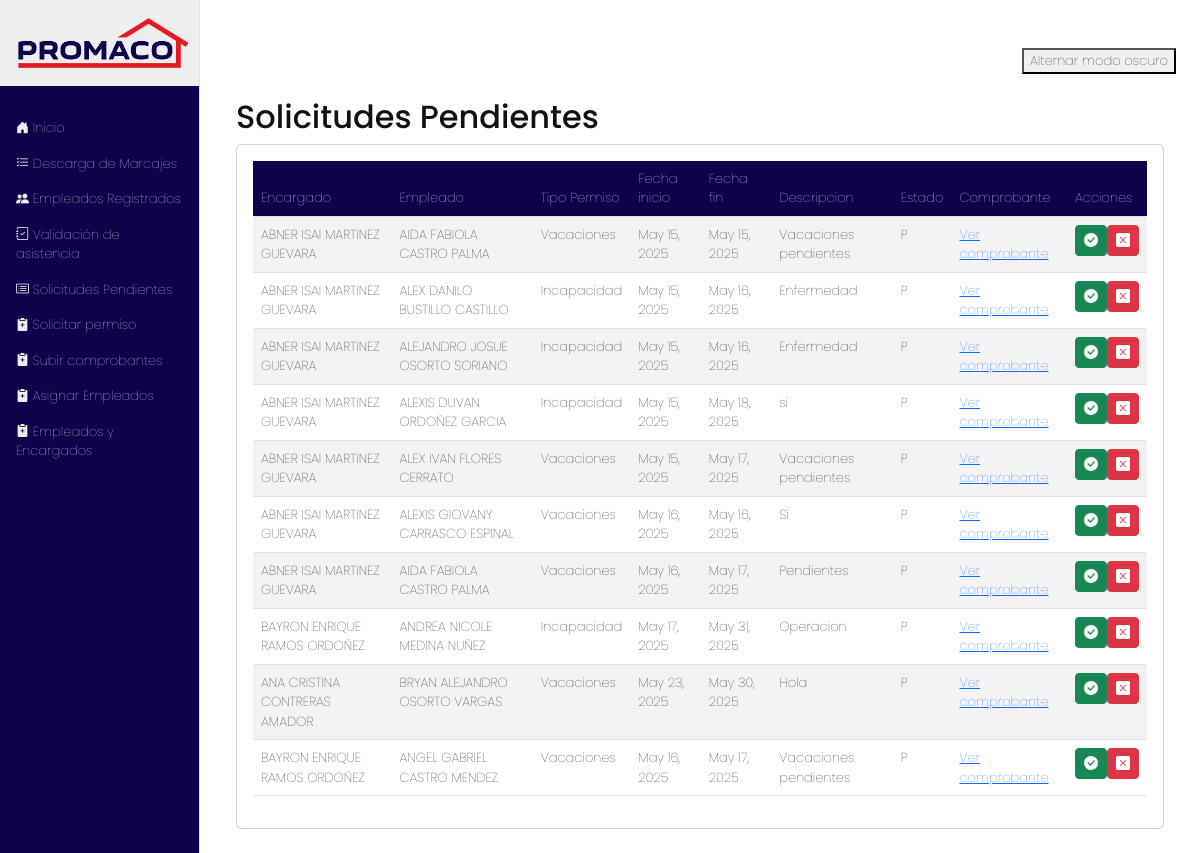
Screenshot of /marcaje/solicitud/ with the database file from the repository.
### marcaje/models.py (models this page shows, shortened)
class PermisoComprobante(models.Model):
    permiso = models.ForeignKey(Permisos, on_delete=models.CASCADE)
    comprobante = models.FileField()

class Permisos(models.Model):
    ESTADO_SOLICITUD = [
        ('P', 'Pendiente'),
        ('A', 'Aprobada'),
        ('R', 'Rechazada'),
    ]
    encargado = models.ForeignKey(Empleado, related_name="solicitudes_enviadas", on_delete=models.PROTECT)
    empleado = models.ForeignKey(Empleado, on_delete=models.CASCADE)
    tipo_permiso = models.ForeignKey(TipoPermisos, on_delete=models.PROTECT)
    fecha_inicio = models.DateField()
    fecha_final = models.DateField()
    fecha_solicitud = models.DateTimeField(auto_now=True)
    descripcion = models.CharField(max_length=300)
    tiene_comprobante = models.BooleanField(default=False)
    estado_solicitud = models.CharField(choices=ESTADO_SOLICITUD, default='P')

class Empleado(models.Model):
    id_externo = models.IntegerField(unique=True)
    codigo = models.CharField(max_length=20)
    nombre = models.CharField(max_length=100)
    departamento = models.CharField(max_length=100)
    sucursal = models.ForeignKey(Sucursal, on_delete=models.PROTECT)
    es_encargado = models.BooleanField(default=False)
    class Meta:
        verbose_name = "Empleado"
        verbose_name_plural = "Empleados"
        ordering = ['nombre']
    def __str__(self):
        return f"{self.nombre} "

class TipoPermisos(models.Model):
    tipo = models.CharField(max_length=100)

### marcaje/views.py (the view)
# urls.py: path('solicitud/', views.solicitud_rh),
def solicitud_rh(request):
    permiso = PermisoComprobante.objects.all()
    return render(request, 'solicitudes_rh.html', {'permiso': permiso},)

### marcaje/templates/solicitudes_rh.html (shortened to what this page needs)
{% extends 'base.html'%}
{% block content %}
{% load static %}
<link rel="stylesheet" href="{% static 'styles/menu.css' %}">
<div class="container mt5">
<h2>Solicitudes Pendientes</h2>
<div class="card">
    <div class="card-body">
        <div class="table-responsive">
            <table id="permisos-pendientes" class="table styled-table table-striped table-hover">
                <thead>
                    <th>Encargado</th>
                    <th>Empleado</th>
                    <th>Tipo Permiso</th>
                    <th>Fecha inicio</th>
                    <th>Fecha fin</th>
                    <th>Descripcion</th>
                    <th>Estado</th>
                    <th>Comprobante</th>
                    <th>Acciones</th>
                </thead>
                <tbody>
                    {%for p in permiso %}
                    <tr>
                        <td>{{p.permiso.encargado}}</td>
                        <td>{{p.permiso.empleado}}</td>
                        <td>{{p.permiso.tipo_permiso.tipo}}</td>
                        <td>{{p.permiso.fecha_inicio}}</td>
                        <td>{{p.permiso.fecha_final}}</td>
                        <td>{{p.permiso.descripcion}}</td>
                        <td>{{p.permiso.estado_solicitud}}</td>
                        <td>
                            {% if p.comprobante %}
                            <a href="{{p.comprobante.url}}" target="_blank">Ver comprobante</a>
                        </td>
                        {% endif %}
                        <td>
                            <div class="actions d-flex align-items-center">
                                <button class="btn btn-success btn-sm"><i class="bi bi-check-circle-fill"></i></button>
                            <button class="btn btn-danger btn-sm"><i class="bi bi-x-square-fill"></i></button>
                            </div>
                        </td>
                    </tr>
                    {% endfor %}
                </tbody>
            </table>
        </div>
    </div>
</div>
</div>
{%endblock%}

### static/styles/menu.css (style rules this page uses)
* { font-family: "Poppins", serif; font-weight: 100; font-style: normal; }
body { font-size: 13px; }
.table th { background: #0F034E !important; color: #fff !important; position: sticky !important; }
.table thead { position: sticky !important; top: 0; }

### templates/base.html (style rules this page uses)
body { background: #fff; color: #111; transition: background 0.3s, color 0.3s; }

### rows the page displays
PermisoComprobante: permiso.encargado "ABNER ISAI MARTINEZ GUEVARA", permiso.empleado "AIDA FABIOLA CASTRO PALMA", permiso.tipo_permiso.tipo "Vacaciones", permiso.fecha_inicio "May 15, 2025", permiso.fecha_final "May 15, 2025", permiso.descripcion "Vacaciones pendientes", permiso.estado_solicitud "P"
PermisoComprobante: permiso.encargado "ABNER ISAI MARTINEZ GUEVARA", permiso.empleado "ALEX DANILO BUSTILLO CASTILLO", permiso.tipo_permiso.tipo "Incapacidad", permiso.fecha_inicio "May 15, 2025", permiso.fecha_final "May 16, 2025", permiso.descripcion "Enfermedad", permiso.estado_solicitud "P"
PermisoComprobante: permiso.encargado "ABNER ISAI MARTINEZ GUEVARA", permiso.empleado "ALEJANDRO JOSUE OSORTO SORIANO", permiso.tipo_permiso.tipo "Incapacidad", permiso.fecha_inicio "May 15, 2025", permiso.fecha_final "May 16, 2025", permiso.descripcion "Enfermedad", permiso.estado_solicitud "P"
PermisoComprobante: permiso.encargado "ABNER ISAI MARTINEZ GUEVARA", permiso.empleado "ALEXIS DUVAN ORDOÑEZ GARCIA", permiso.tipo_permiso.tipo "Incapacidad", permiso.fecha_inicio "May 15, 2025", permiso.fecha_final "May 18, 2025", permiso.descripcion "si", permiso.estado_solicitud "P"
PermisoComprobante: permiso.encargado "ABNER ISAI MARTINEZ GUEVARA", permiso.empleado "ALEX IVAN FLORES CERRATO", permiso.tipo_permiso.tipo "Vacaciones", permiso.fecha_inicio "May 15, 2025", permiso.fecha_final "May 17, 2025", permiso.descripcion "Vacaciones pendientes", permiso.estado_solicitud "P"
PermisoComprobante: permiso.encargado "ABNER ISAI MARTINEZ GUEVARA", permiso.empleado "ALEXIS GIOVANY CARRASCO ESPINAL", permiso.tipo_permiso.tipo "Vacaciones", permiso.fecha_inicio "May 16, 2025", permiso.fecha_final "May 16, 2025", permiso.descripcion "Si", permiso.estado_solicitud "P"
PermisoComprobante: permiso.encargado "ABNER ISAI MARTINEZ GUEVARA", permiso.empleado "AIDA FABIOLA CASTRO PALMA", permiso.tipo_permiso.tipo "Vacaciones", permiso.fecha_inicio "May 16, 2025", permiso.fecha_final "May 17, 2025", permiso.descripcion "Pendientes", permiso.estado_solicitud "P"
PermisoComprobante: permiso.encargado "BAYRON ENRIQUE RAMOS ORDOÑEZ", permiso.empleado "ANDREA NICOLE MEDINA NUÑEZ", permiso.tipo_permiso.tipo "Incapacidad", permiso.fecha_inicio "May 17, 2025", permiso.fecha_final "May 31, 2025", permiso.descripcion "Operacion", permiso.estado_solicitud "P"
PermisoComprobante: permiso.encargado "ANA CRISTINA CONTRERAS AMADOR", permiso.empleado "BRYAN ALEJANDRO OSORTO VARGAS", permiso.tipo_permiso.tipo "Vacaciones", permiso.fecha_inicio "May 23, 2025", permiso.fecha_final "May 30, 2025", permiso.descripcion "Hola", permiso.estado_solicitud "P"
PermisoComprobante: permiso.encargado "BAYRON ENRIQUE RAMOS ORDOÑEZ", permiso.empleado "ANGEL GABRIEL CASTRO MENDEZ", permiso.tipo_permiso.tipo "Vacaciones", permiso.fecha_inicio "May 16, 2025", permiso.fecha_final "May 17, 2025", permiso.descripcion "Vacaciones pendientes", permiso.estado_solicitud "P"
